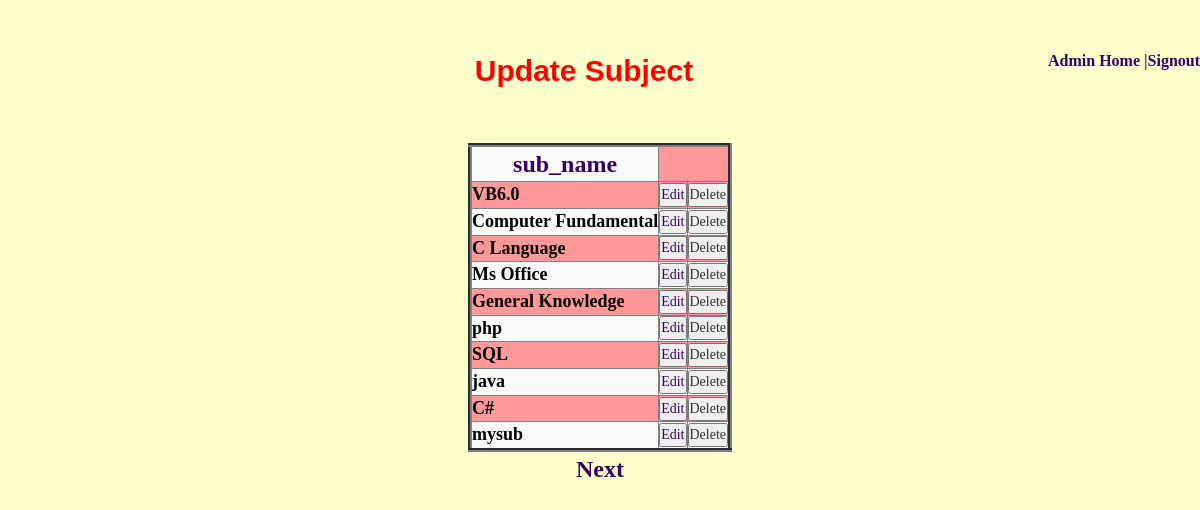
The page /admin/updatesub.php on the database its author committed.
### tables this page shows
CREATE TABLE IF NOT EXISTS `mst_subject` (
  `sub_id` int(5) NOT NULL AUTO_INCREMENT,
  `sub_name` varchar(25) DEFAULT NULL,
  PRIMARY KEY (`sub_id`)
);

### admin/updatesub.php (the view, shortened to what this page needs)
<!DOCTYPE html PUBLIC "-//W3C//DTD XHTML 1.0 Transitional//EN" "http://www.w3.org/TR/xhtml1/DTD/xhtml1-transitional.dtd">
<html xmlns="http://www.w3.org/1999/xhtml"><head>
<link rel="stylesheet" href="http://maxcdn.bootstrapcdn.com/bootstrap/3.2.0/css/bootstrap.min.css">
<link rel="stylesheet" href="bootstrap-3.3.2-dist/css/bootstrap.min.css"  type="text/css" />
<link rel="stylesheet" href="quiz.css" type="text/css"/>
</head>
<body style="background:#FFC;">
<div align=\"center\" style='font-size:16px;'><strong style="float:right;"  style="margin-top:-80px;"><a href="adminlogin.php"> Admin Home </a>|<a href="signout.php">Signout</a></strong></div>
<form method='get'>
<?PHP
if (!isset($_GET['startrow']) or !is_numeric($_GET['startrow'])) {
  $startrow = 0;
} else {
  $startrow = (int)$_GET['startrow'];
}
$fetch = mysql_query("SELECT * FROM mst_subject LIMIT $startrow, 10")or
die(mysql_error());
   $num=mysql_num_rows($fetch);
        if($num>0)
        {
			echo "<p class='head1' style='margin-top:50px; margin-bottom:50px; margin-left:120px;'>Update Subject </p>"; ?>
<?php  ?> <?php
        echo "<center><table class='table-striped' border='4'>";
        echo "<tr class=style11><td>sub_name</td></tr>";
        for($i=0;$i<$num;$i++)
        {
        $row=mysql_fetch_row($fetch);
        echo "<tr>";
        echo"<td class=style4>$row[1]</td>";?>
        <td><a href="editsub.php?sub_id=<?php echo $row['0'];?>"><input type="button" name="Edit" value="Edit"></td>
      <td><a href="deletesub.php?sub_id=<?php echo $row['0'];?>"></a><input type="button" name="Delete" value="Delete" onClick="return confirmDelete()"></td>
		<?php
        echo"</tr>";
        }
        echo"</table>";
        }
echo '<a class=style2 href="'.$_SERVER['PHP_SELF'].'?startrow='.($startrow+10).'">Next </a>';
?>
</form>
</body>
</html>

### admin/quiz.css (style rules this page uses)
body { margin-left: 0px; margin-top: 0px; background:#FFC; font-family:"Times New Roman", Times, serif; }
.table-striped { background:#F99; }
.style2 { color:#FF0000; font-size:24px; font-weight: bold; text-align:center; }
.style4 { color: #000000; font-size:18px; font-weight: bold; }
.style11 { color:#330066; font-size:24px; font-weight: bold; text-align:center; }
a:link { color: #330066; text-decoration: none; }
.head1 { font-family: Arial, Helvetica, sans-serif; font-size: 30px; color: #FF0000; text-align: center; font-weight: bold; }
* { margin:0px; padding:0px; }

### rows shown on the page
mst_subject: sub_name "VB6.0"
mst_subject: sub_name "Computer Fundamental"
mst_subject: sub_name "C Language"
mst_subject: sub_name "Ms Office"
mst_subject: sub_name "General Knowledge"
mst_subject: sub_name "php"
mst_subject: sub_name "SQL"
mst_subject: sub_name "java"
mst_subject: sub_name "C#"
mst_subject: sub_name "mysub"
